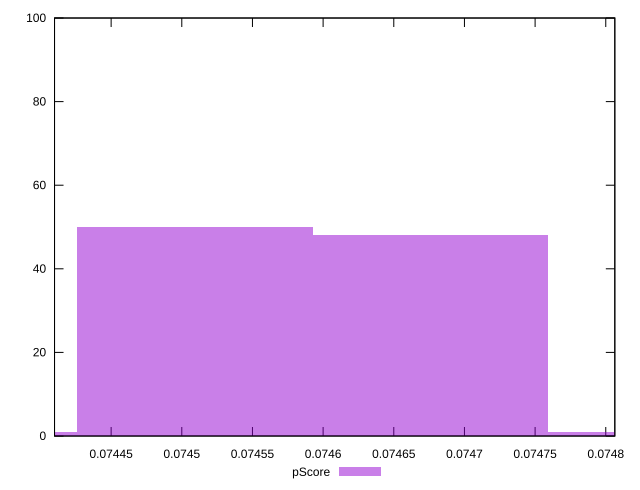

Source code (gnuplot):
reset

$pScore <<EOF
0.07484273622215679 1
0.07467604861364419 48
0.07450936100513159 50
0.07434267339661899 1
EOF

set key outside below
set boxwidth 0.00016668760851259863
set xrange [0.07440995283569873:0.07480640853320958]
set yrange [0:100]
set trange [0:100]
set style fill transparent solid 0.5 noborder
set terminal svg size 640, 490 enhanced background rgb 'white'
set output "reports/report_00030_2021-02-24T20-42-31.540Z/uses-long-cache-ttl/samples/music/pScore/histogram.svg"

plot $pScore title "pScore" with boxes

reset
